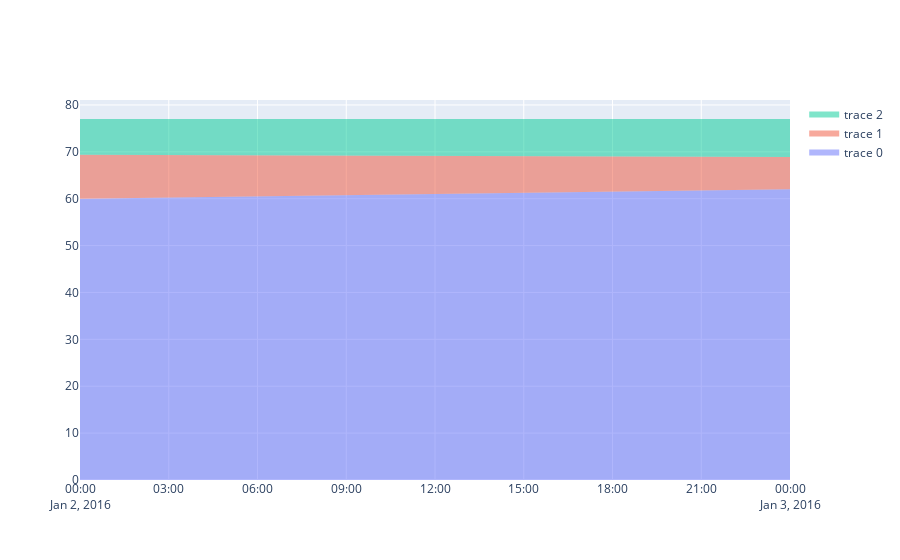

Write notebook code for a chart like this one.
### Code cell
fig = go.Figure()
x=Dates2.Dates
fig.add_trace(go.Scatter(x=x, y=Dates.MinT, fill='tozeroy',
                    mode='none' # override default markers+lines
                    ))
fig.add_trace(go.Scatter(x=x, y=Dates.AvgT, fill='tonexty',
                    mode= 'none'))
fig.add_trace(go.Scatter(x=x, y=Dates.MaxT, fill='tonexty',
                    mode= 'none'))
fig.show()

### Figure 1 — Plotly figure (JSON) as saved in the notebook; plotly's stock layout.template omitted (floating-point values rounded to 4 significant figures)
{"data": [{"fill": "tozeroy", "mode": "none", "type": "scatter", "x": ["16-01-03", "16-01-02"], "y": [62, 60]}, {"fill": "tonexty", "mode": "none", "type": "scatter", "x": ["16-01-03", "16-01-02"], "y": [68.91, 69.4]}, {"fill": "tonexty", "mode": "none", "type": "scatter", "x": ["16-01-03", "16-01-02"], "y": [77, 77]}], "layout": {}}
